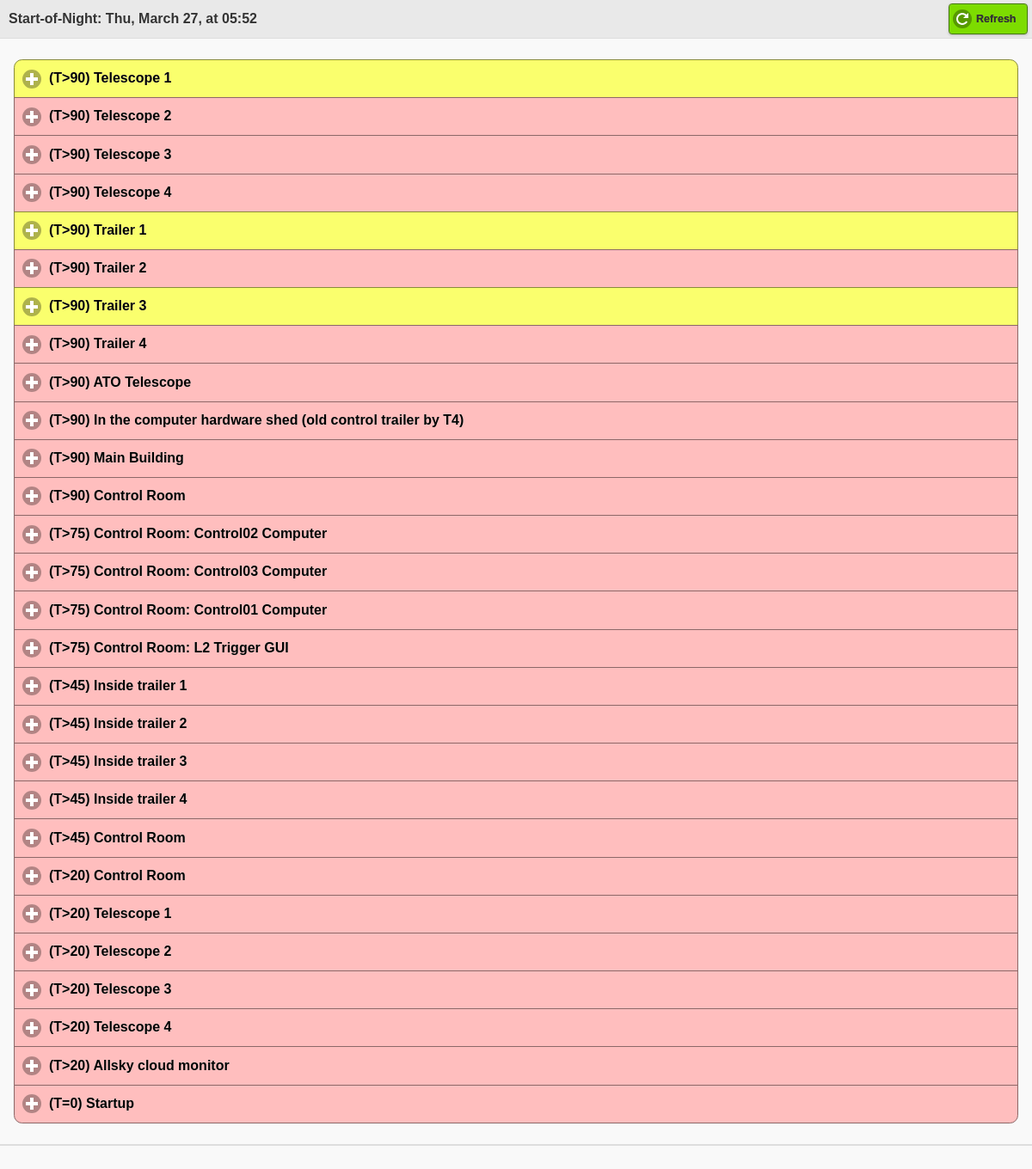
/beta/11/ (signed in), run on the app's committed database.
### beta/models.py (models this page shows, shortened)
class List(models.Model):
	name = models.CharField(max_length=200)
	pub_date = models.DateTimeField('date published')
	observers_list = models.CharField(max_length=75, default="")
	email_has_been_sent = models.BooleanField(default=False)

class ChoiceGroup(models.Model):
	parent = models.ForeignKey(List)
	group_text = models.CharField(max_length = 150)
	subtext = models.CharField(max_length=80, default=" ")
	def get_swatch(self):
		total=0
		checked=0
		for choice in self.choice_set.all():
			total = total + 1
			if choice.isChecked:
				checked = checked + 1
		if checked==total:
			return "b"
		if checked==0:
			return "c"
		return "d"

### beta/views.py (the view)
# urls.py: url(r'^(?P<list_id>\d+)/$', views.detail, name='detail'),
def detail(request, list_id):
	if not request.user.is_authenticated():
		return render(request, 'beta/login.html', {'error_message': "Please log in"})
	if request.method=="POST":
		choiceid = request.POST['choiceid']
		choicechecked = request.POST['choicechecked']
		vlist = get_object_or_404(List, pk=list_id)
		if request.user.username not in vlist.observers_list:
			vlist.observers_list = vlist.observers_list + ", "+request.user.username
		vchoice = Choice.objects.get(id=choiceid)
		vchoice.isChecked = not vchoice.isChecked
		last_change = str( strftime("%H:%M", localtime()))
		vchoice.last_date=last_change
		vchoice.last_user=request.POST['username']
		vchoice.save()
		return HttpResponseRedirect(reverse('detail', args=(vlist.id,)))
	else:
		vlist = get_object_or_404(List, pk=list_id)
		return render(request, 'beta/detail.html', {'vlist': vlist})

### beta/templates/beta/detail.html (shortened to what this page needs)
<html>
{% load staticfiles %}
<head>
	<link rel="stylesheet" href="{% static "beta/beta-theme.min.css" %}" />
	<link rel="stylesheet" href="{% static "beta/jquery.mobile.icons.min.css" %}" />
	<link rel="stylesheet" href="{% static "beta/jquery.mobile.structure-1.4.2.min.css" %}" />
</head>
<body>
<div data-role="page">
	<div data-role="header" data-position="fixed">
	<h3 style="text-align:left; margin-left:10px;">{{vlist.name}}</h3>
	<a href="javascript:history.go(0)" class="ui-btn-right" data-theme="b" data-icon="refresh">Refresh</a>
</div>
<div data-role="main" class="ui-content">
	<div data-role="collapsible-set">
		{% for group in vlist.choicegroup_set.all %}
			<div data-role="collapsible"
				data-collapsed="true"
				data-theme="{{ group.get_swatch }}"
				>
				<h1>{{group.group_text}}</h1>
			</div>
		{% endfor %}
	</div>
</div>
<div data-role="footer">
</div>
</body>
</html>

### data on the page
List: name "Start-of-Night: Thu, March 27, at 05:52"
ChoiceGroup: group_text "(T>90) Telescope 1"
ChoiceGroup: group_text "(T>90) Telescope 2"
ChoiceGroup: group_text "(T>90) Telescope 3"
ChoiceGroup: group_text "(T>90) Telescope 4"
ChoiceGroup: group_text "(T>90) Trailer 1"
ChoiceGroup: group_text "(T>90) Trailer 2"
ChoiceGroup: group_text "(T>90) Trailer 3"
ChoiceGroup: group_text "(T>90) Trailer 4"
ChoiceGroup: group_text "(T>90) ATO Telescope"
ChoiceGroup: group_text "(T>90) In the computer hardware shed (old control trailer by T4)"
ChoiceGroup: group_text "(T>90) Main Building"
ChoiceGroup: group_text "(T>90) Control Room"
ChoiceGroup: group_text "(T>75) Control Room: Control02 Computer"
ChoiceGroup: group_text "(T>75) Control Room: Control03 Computer"
ChoiceGroup: group_text "(T>75) Control Room: Control01 Computer"
ChoiceGroup: group_text "(T>75) Control Room: L2 Trigger GUI"
ChoiceGroup: group_text "(T>45) Inside trailer 1"
ChoiceGroup: group_text "(T>45) Inside trailer 2"
ChoiceGroup: group_text "(T>45) Inside trailer 3"
ChoiceGroup: group_text "(T>45) Inside trailer 4"
ChoiceGroup: group_text "(T>45) Control Room"
ChoiceGroup: group_text "(T>20) Control Room"
ChoiceGroup: group_text "(T>20) Telescope 1"
ChoiceGroup: group_text "(T>20) Telescope 2"
ChoiceGroup: group_text "(T>20) Telescope 3"
ChoiceGroup: group_text "(T>20) Telescope 4"
ChoiceGroup: group_text "(T>20) Allsky cloud monitor"
ChoiceGroup: group_text "(T=0) Startup"
